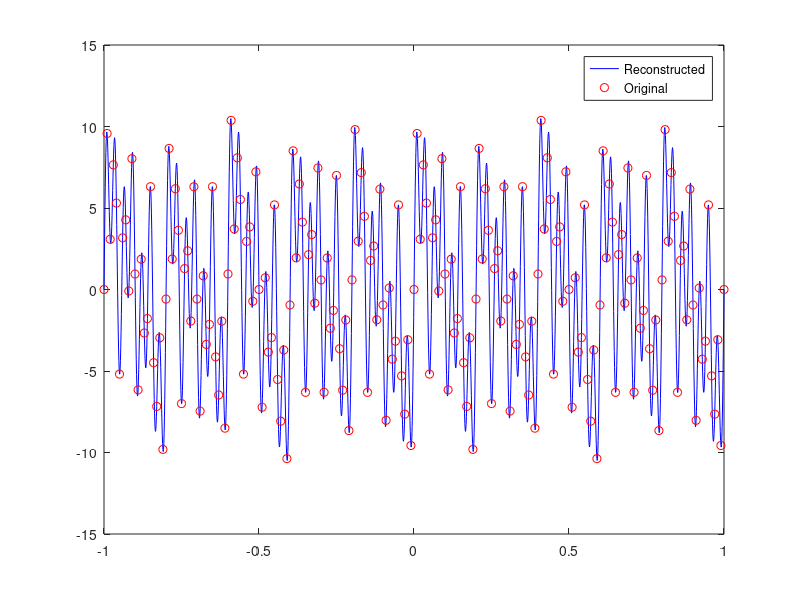

The MATLAB script that drew this image:
% reconstruct a signal from frequency domain
% define sampling rate and time vector
srate = 1000;
time = -1:1/srate:1;

% frequencies of the original signal
frex = [ 3 10 5 15 35 ];

signal = zeros(1, length(time));
for fi=1:length(frex)
    signal = signal + fi * sin(2 * pi * frex(fi) * time);
end

N = length(signal);
fourierTime = (0:N-1)/N;

reconSignal = zeros(size(signal));
fourierCoefs = fft(signal)/N;

for fi=1:N
    fourierSine = exp(1i * 2 * pi * fourierTime * (fi - 1));

    reconSignal = reconSignal + (fourierSine * fourierCoefs(fi));
end

figure (1), clf
plot(time, real(reconSignal), 'b-');
hold on
plot(time(1:10:end), signal(1:10:end), 'ro');
legend({'Reconstructed', 'Original'})
